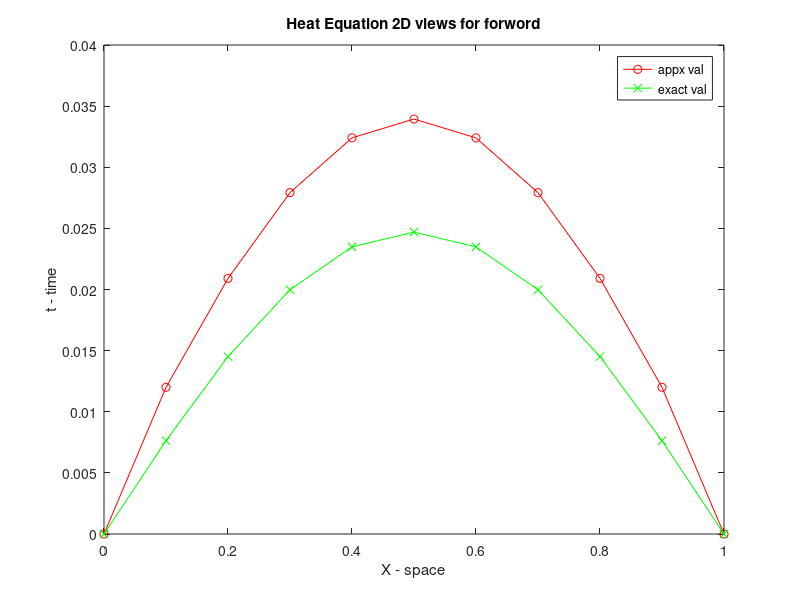
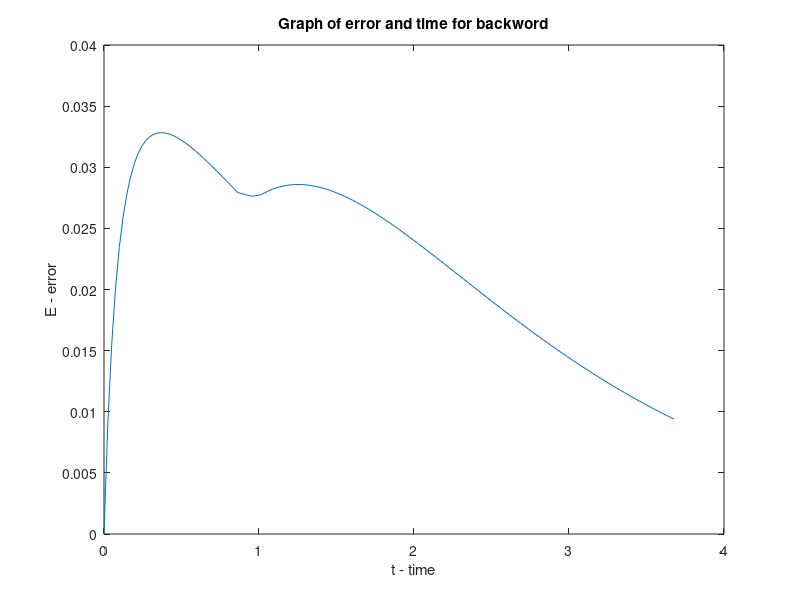

These charts were generated, in order, by the following MATLAB code:
clear All;
close All;
clc;
clear;
% Input Data
x_L=1;
alpha=(1/(pi)^2);
a=@(t) (0);
b=@(t) (0);
g=@(x) cos(pi*(x - (1/2)));
%The analytical solution is
ua=@(x,t)(cos(pi*(x-(1/2)))* exp(-t));


%for forword method

nx=10;
nt=150;
dx=x_L/nx;
r=0.25;
dt=(r*(dx)^2)/alpha;
t_f=dt*nt;
t1=0:dt:t_f;
x1=0:dx:x_L;

u=zeros(nt+1,nx+1);
u(:,1)=a(t1');
u(:,end)=b(t1');
u(1,:)=g(x1);

A=zeros(nx+1,nx+1)+diag(ones(nx+1,1)*(-1-2*r),0)+diag(ones(nx,1)*r,-1)+diag(ones(nx,1)*r,1);
% u(t,x) is deternuned sequentially
for it=2:nt+1
    B=-u(it-1,:)';
        B(1)=u(it,1);
        B(end)=u(it,end);
        u1 =(A\B)'; 
    u(it,2:nx) =u1(2:nx); 
end
error=zeros();
f=figure;

for it=1:nt+1
    calua=ua(x1,t1(it));
    plot(x1,u(it,:),'-or',x1,calua,'-xg');
    legend('appx val','exact val');
    error(it)=max(abs(calua-u(it,:)));
    pause(0.1);
end

title('Heat Equation 2D views for forword');
xlabel('X - space');
ylabel('t - time');

f2=figure;
%eroor graph according to changing t
plot(t1(1:end-1),error(1:end-1));
title('Graph of error and time for backword');
xlabel('t - time');
ylabel('E - error');